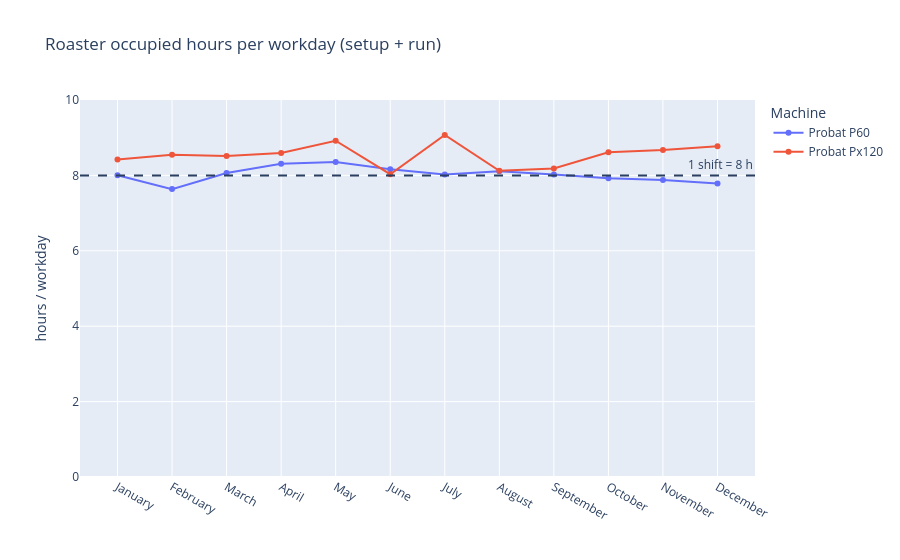

Notebook code for this chart:
### Markdown cell above
### 4.7 Productie — capaciteitsbezetting
**Wat en waarom:** per machine berekenen we per maand hoeveel uur per werkdag de brander bezet is (batches per dag × (setup + brandtijd)). We vergelijken dat met één dienst van 8 uur. Dit is dé KPI voor de groeivraag: als de machines al vol zitten, kan er zonder investering of extra dienst niet meer geproduceerd worden.

### Code cell
util = (roast.groupby(["Month", "Machine"], observed=True)["roaster_hours_per_day"].sum()
             .unstack("Machine"))
display(util.round(2).T)
print("Average roaster hours per workday:", util.mean().round(2).to_dict())

fig = px.line(util.reset_index().melt(id_vars="Month", value_name="hours"), x="Month", y="hours",
              color="Machine", markers=True, title="Roaster occupied hours per workday (setup + run)",
              labels={"hours": "hours / workday", "Month": ""})
fig.add_hline(y=8, line_dash="dash", annotation_text="1 shift = 8 h")
fig.update_yaxes(range=[0, 10])
fig.show()

### Figure 1 — Plotly figure (JSON) as saved in the notebook; plotly's stock layout.template omitted (floating-point values rounded to 4 significant figures)
{"data": [{"hovertemplate": "Machine=Probat P60<br>=%{x}<br>hours / workday=%{y}<extra></extra>", "legendgroup": "Probat P60", "line": {"color": "#636efa", "dash": "solid"}, "marker": {"symbol": "circle"}, "mode": "lines+markers", "name": "Probat P60", "orientation": "v", "showlegend": true, "type": "scatter", "x": ["January", "February", "March", "April", "May", "June", "July", "August", "September", "October", "November", "December"], "xaxis": "x", "y": [8.004, 7.637, 8.064, 8.31, 8.356, 8.165, 8.022, 8.109, 8.025, 7.927, 7.88, 7.783], "yaxis": "y"}, {"hovertemplate": "Machine=Probat Px120<br>=%{x}<br>hours / workday=%{y}<extra></extra>", "legendgroup": "Probat Px120", "line": {"color": "#EF553B", "dash": "solid"}, "marker": {"symbol": "circle"}, "mode": "lines+markers", "name": "Probat Px120", "orientation": "v", "showlegend": true, "type": "scatter", "x": ["January", "February", "March", "April", "May", "June", "July", "August", "September", "October", "November", "December"], "xaxis": "x", "y": [8.42, 8.545, 8.518, 8.594, 8.919, 8.032, 9.075, 8.123, 8.184, 8.616, 8.671, 8.774], "yaxis": "y"}], "layout": {"annotations": [{"showarrow": false, "text": "1 shift = 8 h", "x": 1, "xanchor": "right", "xref": "x domain", "y": 8, "yanchor": "bottom", "yref": "y"}], "legend": {"title": {"text": "Machine"}, "tracegroupgap": 0}, "shapes": [{"line": {"dash": "dash"}, "type": "line", "x0": 0, "x1": 1, "xref": "x domain", "y0": 8, "y1": 8, "yref": "y"}], "title": {"text": "Roaster occupied hours per workday (setup + run)"}, "xaxis": {"anchor": "y", "domain": [0, 1], "title": {"text": ""}}, "yaxis": {"anchor": "x", "domain": [0, 1], "range": [0, 10], "title": {"text": "hours / workday"}}}}
